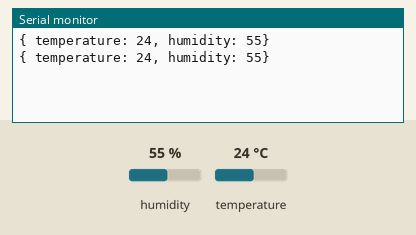
Bench run of a sketch on a simulated Arduino Uno, built with avr-gcc and run on an emulated ATmega328P. Parts: the last lines printed to the serial monitor. Inputs (shaded band) come from the test bench; at power-on: humidity 55 %, temperature 24 °C.

Above: at 10.8 s.
10.9 s: humidity set to 22 %
At 15.4 s:
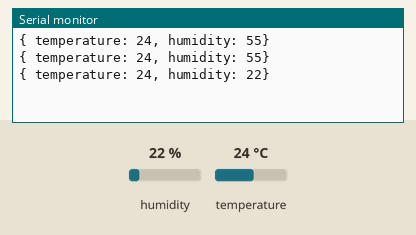
18.4 s: temperature set to 12 °C
At 20.5 s:
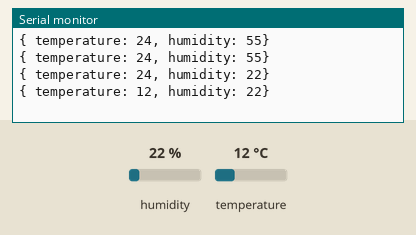
25.9 s: humidity set to 40 %
At 30.5 s:
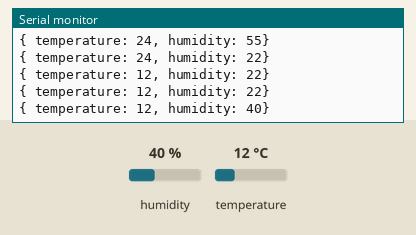
Timing chart, 0 to 32.0 s (numbered marks = the images above; inputs shaded):
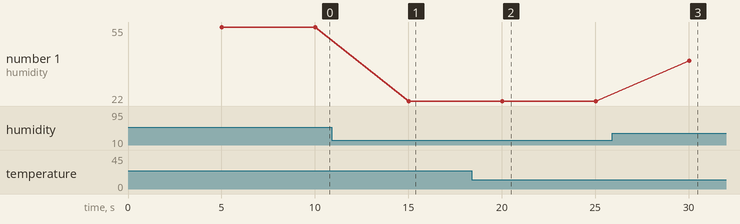

Measured:
- after the input at 10.9 s, the serial monitor: prints a new line after 4.1 s (image 1)
- after the input at 18.4 s, the serial monitor: prints a new line after 1.6 s (image 2)
- after the input at 25.9 s, the serial monitor: prints a new line after 4.1 s (image 3)
- plotted number 1: 55 → 22 after the input at 10.9 s, 22 → 40 after the input at 25.9 s

The sketch:

arduino.ino
```cpp
#include <dht.h>

dht DHT;

#define DHT11_PIN 2
#define DELAY 5000

unsigned long timestamp = 0;

void setup(){
  Serial.begin(9600);
}

void loop(){
  unsigned long currentTimestamp = millis();
  if (currentTimestamp - timestamp < DELAY){
    return;
  }
  timestamp = currentTimestamp;

  int chk = DHT.read11(DHT11_PIN);
  switch (chk)
  {
    case DHTLIB_OK:
      printData();
      break;
    case DHTLIB_ERROR_CHECKSUM:
      printError(1);
      return;
    case DHTLIB_ERROR_TIMEOUT:
      printError(2);
      return;
    default:
      printError(3);
      return;
  }
}

void printData(){
    Serial.print("{ temperature: ");
    Serial.print((int)DHT.temperature);
    Serial.print(", humidity: ");
    Serial.print((int)DHT.humidity);
    Serial.println("}");
}

void printError(int code){
  Serial.print("Error: code ");
  Serial.println(code);
}
```
